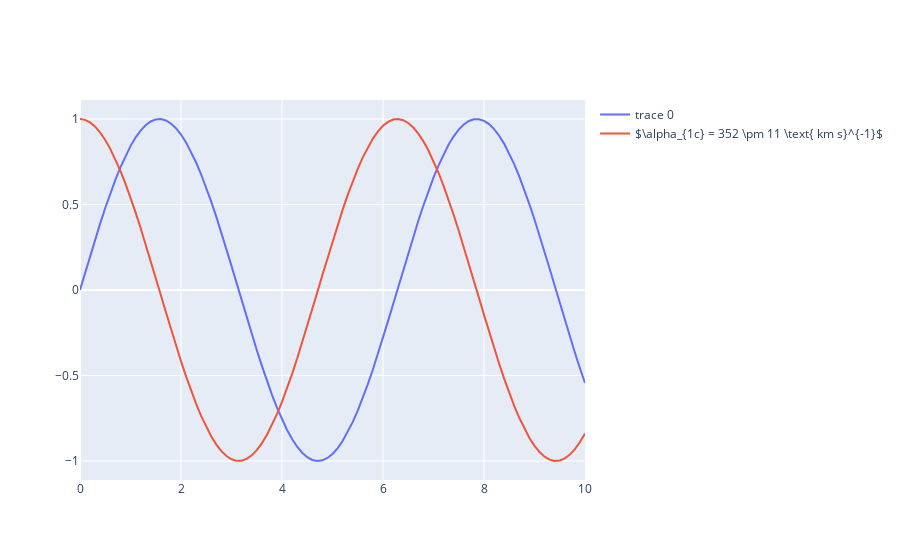

Notebook source saved alongside this figure:
### Code cell
fig = go.Figure()

fig.add_trace(go.Scatter(
    x=x,
    y=y_sin
))

fig.add_trace(  go.Scatter( name=r'$\alpha_{1c} = 352 \pm 11 \text{ km s}^{-1}$',
    x=x,
    y=y_cos
))

#fig.update_layout(xaxis_type="log", yaxis_type="log")
fig.show()
